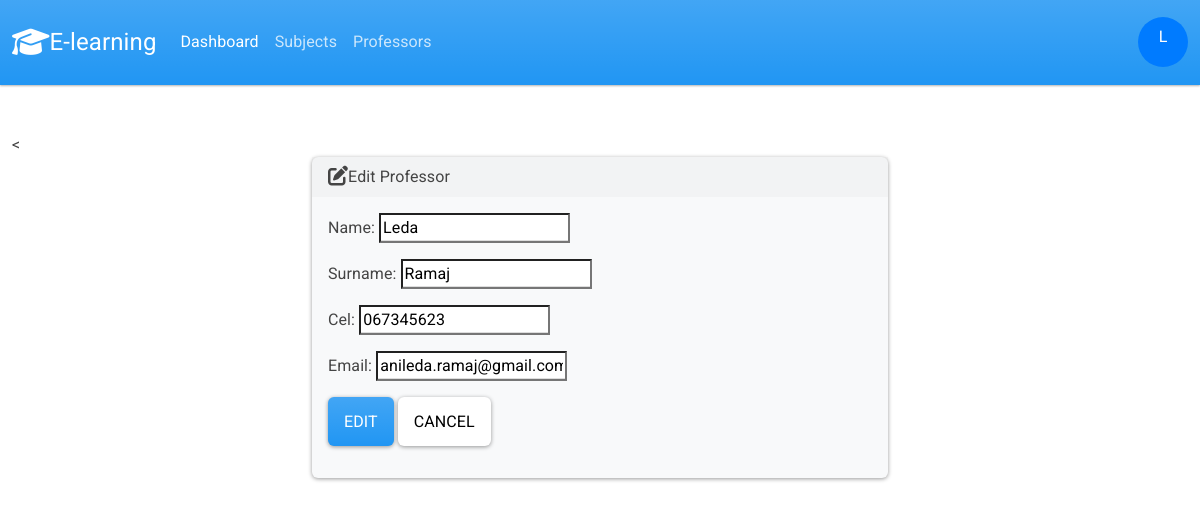
The app's page /stafi/edit/23/ (signed in) with its own data.
### stafi/models.py (models this page shows)
class CustomUser(AbstractUser):
    is_student = models.BooleanField(default=False)
    email = models.EmailField(unique=True)
    groups = models.ManyToManyField(Group, blank=True, related_name='custom_users')
    user_permissions = models.ManyToManyField(Permission, blank=True, related_name='custom_users')
    objects = CustomUserManager()

class Profesori(models.Model):
    emri = models.CharField(max_length=255)
    mbiemri=models.CharField(max_length=255)
    cel=models.CharField(max_length=10)
    email = models.CharField(max_length=255)

### stafi/views.py (the view)
# urls.py: path('edit/<int:staf_id>/', views.edit, name='edit'),
def edit(request, staf_id):
    staf = Profesori.objects.get(pk=staf_id)
    if request.method=='POST':
        form = ProfesoriForm(request.POST, instance=staf)
        if form.is_valid():
            form.save()
            return render(request, 'stafi/edit.html', {
                'form': form,
                'success': True
            })
    else:
        form=ProfesoriForm(instance=staf)
        return render(request, 'stafi/edit.html', {
            'form':form
        })

### stafi/forms.py
class ProfesoriForm(forms.ModelForm):
    class Meta:
        model = Profesori
        fields = ( 'emri', 'mbiemri', 'cel', 'email')
        labels= {
            'emri': 'Name',
            'mbiemri':'Surname',
            'cel':'Cel',
            'email':'Email'
        }

### stafi/templates/stafi/edit.html (shortened to what this page needs)
{% extends "stafi/base.html" %}
{% block body %}
<br><br>
<
{% if success %}
<script>
  $(document).ready(function () {
    $('#successModal').modal('show');
  });
</script>
{% else %}
<div class="row justify-content-center">
    <div class="col-6">
        <div class="card bg-light mb-3">
            <div class="card-header"><i class="fa-solid fa-pen-to-square fa-lg"></i>Edit Professor
            </div>
            <div class="card-body">
                <form method="post" enctype="multipart/form-data">
                    {{ form.as_p }}
                    <button id="butonii " type="submit" class="btn btn-primary">Edit</button>
                    <a href="{% url 'index' %}" class="btn btn-secondary">Cancel</a>
                </form>
            </div>
        </div>
    </div>
</div>
{% endif %}
{% endblock %}

### stafi/templates/stafi/base.html (shortened to what this page needs)
{% load static %}
<html xmlns="http://www.w3.org/1999/html">
<head>
    <link rel="stylesheet" href="https://cdnjs.cloudflare.com/ajax/libs/font-awesome/6.4.2/css/all.min.css"
/>
    <link rel="stylesheet" href="https://cdn.jsdelivr.net/npm/bootstrap@5.5.0/dist/css/bootstrap.min.css">
    <link href="{% static 'css/bootstrap.min.css'%}" rel="stylesheet">
</head>
<body class="d-flex flex-column min-vh-100">
<nav class="navbar navbar-expand-lg bg-primary" data-bs-theme="dark">
    <div class="container-fluid">
        <a class="navbar-brand" href="#"> <i class="fa-solid fa-graduation-cap fa-lg"></i>E-learning </a>
        <div class="collapse navbar-collapse" id="navbarColor01">
            <ul class="navbar-nav me-auto">
                <li class="nav-item">
                    <a class="nav-link active" href="{% url 'dashboard' %}">Dashboard
                    </a>
                </li>
                <li class="nav-item">
                    <a class="nav-link" href="{% url 'subjects_list' %}">Subjects</a>
                </li>
                <li class="nav-item">
                    <a class="nav-link" href="{% url 'index' %}">Professors</a>
                </li>
            </ul>
        </div>
<div class="admin-details">
  <div class="avatar-container">
    <div id="user-avatar" class="avatar">
      {{ request.user.username|first|upper }}
    </div>
  </div>
</div>
</div>
</nav>
<div class="container-fluid">
    {% block body %}
    {% endblock %}
</div>
</body>
</html>

### stafi/templates/stafi/base.html (style rules this page uses)
.admin-details { display: flex; align-items: center; margin-left: auto; }
.avatar-container { position: relative; }
.avatar { width: 50px; height: 50px; background-color: #007bff; color: white; border-radius: 50%; text-align: center; line-height: 40px; cursor: pointer; }

### records on screen
CustomUser: user.username|first "L"
Profesori: emri "Leda", mbiemri "Ramaj", cel "067345623", email "anileda.ramaj@gmail.com"
